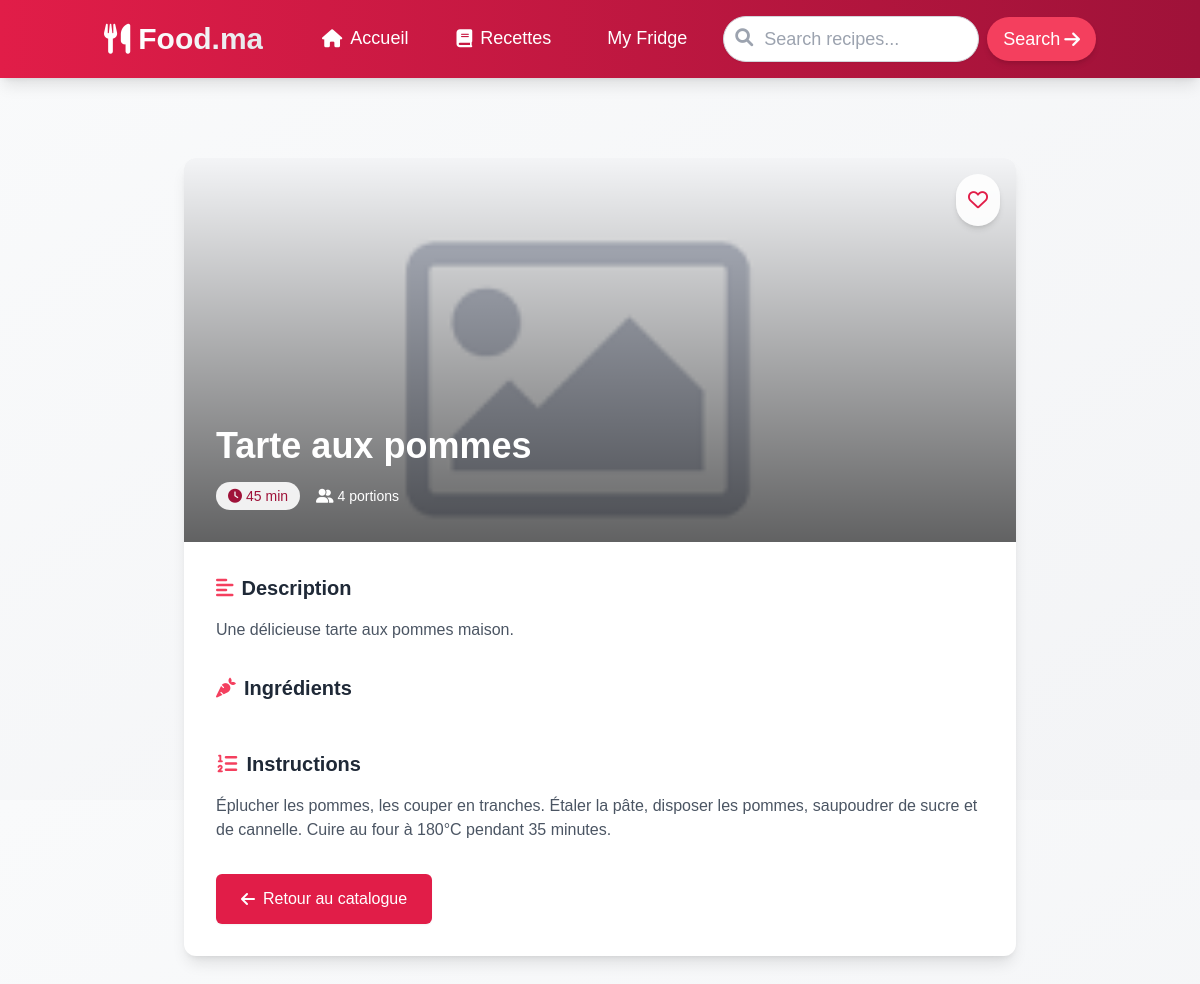
The app's page /recettes/1/ with its own data.
### base/models.py (models this page shows, shortened)
class Recette(models.Model):
    nom = models.CharField(max_length=255, verbose_name='Nom de la recette')
    temps_preparation = models.IntegerField(verbose_name='Temps de préparation (minutes)')
    description = models.TextField(verbose_name='Description')
    ingredients = models.ManyToManyField(Ingredient, verbose_name='Ingrédients')
    instructions = models.TextField(verbose_name='Instructions', blank=True)
    date_creation = models.DateTimeField(auto_now_add=True)
    date_modification = models.DateTimeField(auto_now=True)
    class Meta:
        ordering = ['nom']
        verbose_name = 'Recette'
        verbose_name_plural = 'Recettes'

### base/views.py (the view)
# urls.py: path('recettes/<int:pk>/', views.RecetteDetailView.as_view(), name='recette_detail'),
class RecetteDetailView(DetailView):
    model = Recette
    template_name = 'recette_detail.html'
    context_object_name = 'recette'

### base/templates/recette_detail.html (shortened to what this page needs)
{% extends 'base.html' %}
{% block content %}
<div class="max-w-4xl mx-auto px-4 sm:px-6 lg:px-8 py-12">
    <div class="bg-white rounded-xl shadow-lg overflow-hidden">
        <div class="relative h-64 md:h-80 lg:h-96">
            <img
                src="../static/images/Image-not-found.png"
                alt="{{ recette.nom }}"
                class="w-full h-full object-cover"
            >
            <div class="absolute inset-0 bg-gradient-to-t from-black/60 to-transparent"></div>
            <div class="absolute bottom-0 left-0 right-0 p-6 md:p-8">
                <h1 class="text-3xl md:text-4xl font-bold text-white">{{ recette.nom }}</h1>
                <div class="flex items-center mt-4 space-x-4">
                    <span class="inline-flex items-center px-3 py-1 rounded-full text-sm font-medium bg-white/90 text-culinary-800">
                        <i class="fas fa-clock mr-1"></i> {{ recette.temps_preparation }} min
                    </span>
                    <span class="inline-flex items-center text-white text-sm">
                        <i class="fas fa-user-friends mr-1"></i> 4 portions
                    </span>
                </div>
            </div>
            <div class="absolute top-4 right-4">
                <button class="bg-white/90 text-culinary-600 p-3 rounded-full shadow-md hover:bg-white hover:text-culinary-700 transition-colors duration-300">
                    <i class="far fa-heart text-xl"></i>
                </button>
            </div>
        </div>
        <div class="p-6 md:p-8">
            <div class="mb-8">
                <h2 class="text-xl font-bold text-gray-800 mb-4 flex items-center">
                    <i class="fas fa-align-left text-culinary-500 mr-2"></i>
                    Description
                </h2>
                <p class="text-gray-600">{{ recette.description }}</p>
            </div>
            <div class="mb-8">
                <h2 class="text-xl font-bold text-gray-800 mb-4 flex items-center">
                    <i class="fas fa-carrot text-culinary-500 mr-2"></i>
                    Ingrédients
                </h2>
            </div>
            <div class="mb-8">
                <h2 class="text-xl font-bold text-gray-800 mb-4 flex items-center">
                    <i class="fas fa-list-ol text-culinary-500 mr-2"></i>
                    Instructions
                </h2>
                <div class="prose max-w-none text-gray-600">
                    {{ recette.instructions|linebreaks }}
                </div>
            </div>
            <div class="mt-8">
                <a href="{% url 'recettes' %}" class="inline-flex items-center px-6 py-3 border border-transparent text-base font-medium rounded-md shadow-sm text-white bg-culinary-600 hover:bg-culinary-700 focus:outline-none focus:ring-2 focus:ring-offset-2 focus:ring-culinary-500">
                    <i class="fas fa-arrow-left mr-2"></i>
                    Retour au catalogue
                </a>
            </div>
        </div>
    </div>
</div>
{% endblock %}

### records on screen
Recette: nom "Tarte aux pommes", temps_preparation "45", description "Une délicieuse tarte aux pommes maison.", instructions "Éplucher les pommes, les couper en tranches. Étaler la pâte, disposer les pommes, saupoudrer de sucre et de cannelle. Cuire au four à 180°C pendant 35 minutes."
